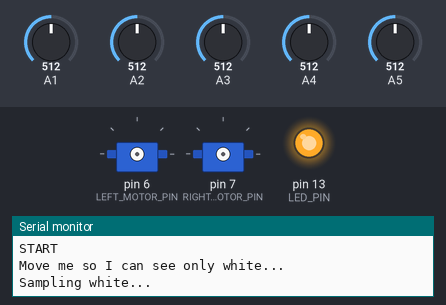
A sketch run on a simulated Arduino Uno, built with avr-gcc and run on an emulated ATmega328P. Shown: 2 × servo, output pins drawn as LEDs (lit = HIGH), the last lines printed to the serial monitor. The inputs (shaded band) are chosen by the test bench; at power-on: A1 = 512, A2 = 512, A3 = 512, A4 = 512, A5 = 512.

Above: at 3.1 s.
At 13.1 s:
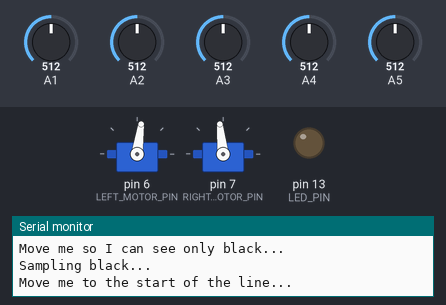
Timing chart, 0 to 14.6 s (numbered marks = the images above):
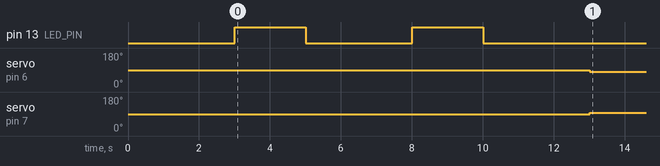

Measured:
- by itself, servo on pin 6 (LEFT_MOTOR_PIN): 89° → 82° at 13.0 s
- by itself, servo on pin 7 (RIGHT_MOTOR_PIN): 89° → 96° at 13.0 s

The sketch:

CanDo2.ino
```cpp
// (licence header left out)
//------------------------------------------------------------------------------
// DEFINES - giving human-readable names to constants
//------------------------------------------------------------------------------


// Change this to 0,1, or 2.  Each produces more output than the one before.
// All output is in the Arduino Serial Window
#define VERBOSE      (1)


// The value at which each servo does not move.
// This must be tuned to your individual servo.
#define LEFT_NO_MOVE  (89)
#define RIGHT_NO_MOVE (89)

#define FORWARD_SPEED (7)
#define TURN_SPEED    (5)

#define NUM_EYES      (5)
#define EYE_FAR_LEFT  (0)
#define EYE_LEFT      (1)
#define EYE_MIDDLE    (2)
#define EYE_RIGHT     (3)
#define EYE_FAR_RIGHT (4)

#define LEFT_MOTOR_PIN  (6)
#define RIGHT_MOTOR_PIN (7)
#define LED_PIN         (13)

#define WAIT_TIME   (3000)


//------------------------------------------------------------------------------
// INCLUDES - use free code given to us by Arduino ppl
//------------------------------------------------------------------------------


#include <Servo.h>


//------------------------------------------------------------------------------
// GLOBALS - variables used all over the program
//------------------------------------------------------------------------------


Servo left, right;

int inputs[NUM_EYES];
long avg_white[NUM_EYES];
long avg_black[NUM_EYES];
long cutoff[NUM_EYES];


//------------------------------------------------------------------------------
// METHODS
//------------------------------------------------------------------------------


void setup() {
  int i;

  // open comms
  Serial.begin(57600);
  Serial.println(F("START"));
  pinMode(LED_PIN,OUTPUT);

  // the lighting conditions are different in every room.
  // when the robot turns on, give the user 3 seconds to
  // put the robot's eyes over the white surface and study
  // what white looks like in this light for one second.
  // The LED will turn on while it is studying.
  study_white();

  // After that, give the user 3 seconds to
  // put the robot's eyes over the black surface and study
  // what white looks like in this light for one second.
  // The LED will turn on while it is studying.
  study_black();

  // now that the robot knows what white and black looks like,
  // we can explain the difference.  This takes almost no time.
  learn_difference();

  setup_wheels();

  // Give the user another 3 seconds to put the robot at
  // the start of the line.
#if VERBOSE > 0
  Serial.println(F("Move me to the start of the line..."));
#endif
  wait(3000);  // give user a moment to place robot
}


//------------------------------------------------------------------------------
void setup_wheels() {
  // attach servos
  left.attach(LEFT_MOTOR_PIN);
  right.attach(RIGHT_MOTOR_PIN);

  // make sure we aren't moving.
  steer(0,0);
}


//------------------------------------------------------------------------------
// average the color white that each eye sees during the next 2 seconds.
void study_white() {
  int i;

#if VERBOSE > 0
  Serial.println(F("Move me so I can see only white..."));
#endif
  wait(WAIT_TIME);  // give user a moment to place robot

  digitalWrite(LED_PIN,HIGH);  // turn on light

#if VERBOSE > 0
  Serial.println(F("Sampling white..."));
#endif
  memset(avg_white,0,sizeof(int)*NUM_EYES);
  int samples=0;
  long start=millis();
  while(millis()-start < 2000) {
    look();
    samples++;
    for(i=0;i<NUM_EYES;++i) {
      avg_white[i]+=inputs[i];
    }
    delay(5);
  }


  // average = sum / number of samples
#if VERBOSE > 1
  Serial.print(samples);
  Serial.println(F(" white samples: "));
#endif
  for(i=0;i<NUM_EYES;++i) {
    avg_white[i] = (float)avg_white[i] / (float)samples;
#if VERBOSE > 1
  Serial.print(avg_white[i]);
  Serial.print('\t');
#endif
  }
#if VERBOSE > 1
  Serial.print('\n');
#endif

  digitalWrite(LED_PIN,LOW);  // turn off light
}


//------------------------------------------------------------------------------
void study_black() {
  int i;

#if VERBOSE > 0
  Serial.println(F("Move me so I can see only black..."));
#endif
  wait(WAIT_TIME);  // give user a moment to place robot

  digitalWrite(LED_PIN,HIGH);  // turn on light

#if VERBOSE > 0
  Serial.println(F("Sampling black..."));
#endif
  memset(avg_black,0,sizeof(int)*NUM_EYES);
  int samples=0;
  long start=millis();
  while(millis()-start < 2000) {
    look();
    samples++;
    for(i=0;i<NUM_EYES;++i) {
      avg_black[i]+=inputs[i];
    }
    delay(5);
  }

  // average = sum / number of samples
#if VERBOSE > 1
  Serial.print(samples);
  Serial.println(F(" black samples: "));
#endif
  for(i=0;i<NUM_EYES;++i) {
    avg_black[i] = (float)avg_black[i] / (float)samples;
#if VERBOSE > 1
  Serial.print(avg_black[i]);
  Serial.print('\t');
#endif
  }
#if VERBOSE > 1
  Serial.print('\n');
#endif

  digitalWrite(LED_PIN,LOW);  // turn off light
}


//------------------------------------------------------------------------------
void learn_difference() {
  int i;

#if VERBOSE > 1
  Serial.println(F("cutoff: "));
#endif
  for(i=0;i<NUM_EYES;++i) {
    cutoff[i] = ( avg_white[i] + avg_black[i] ) / 2.0f;
#if VERBOSE > 1
  Serial.print(avg_black[i]);
  Serial.print('\t');
#endif
  }
#if VERBOSE > 1
  Serial.print('\n');
#endif
}


//------------------------------------------------------------------------------
void loop() {
  follow();
}


//------------------------------------------------------------------------------
void look() {
  int i;
  for(i=0;i<NUM_EYES;++i) {
    inputs[i] = analogRead(A1+i);
#if VERBOSE > 2
    Serial.print(inputs[i]);
    Serial.print('\t');
#endif
  }
#if VERBOSE > 2
  Serial.print('\n');
#endif
}


//------------------------------------------------------------------------------
void steer(float forward,float turn) {
  int a = LEFT_NO_MOVE - forward + turn;
  int b = RIGHT_NO_MOVE + forward + turn;

  if(a<10) a=10;  if(a>170) a=170;
  if(b<10) b=10;  if(b>170) b=170;

  left.write(a);
  right.write(b);
}


//------------------------------------------------------------------------------
void wait(int ms) {
  // give user a chance to place robot on white
  long start=millis();
  while(millis()-start < ms) {
    delay(5);
  }
}


//------------------------------------------------------------------------------
char eye_sees_white(int i) {
  return inputs[i] > cutoff[i];
}


//------------------------------------------------------------------------------
char eye_sees_black(int i) {
  return inputs[i] < cutoff[i];
}


//------------------------------------------------------------------------------
char all_eyes_see_white() {
  int i;
  for(i=0;i<NUM_EYES;++i) {
    if(eye_sees_black(i)) return 0;  // eye doesn't see white, quit
  }

  return 1;
}


//------------------------------------------------------------------------------
char all_eyes_see_black() {
  int i;
  for(i=0;i<NUM_EYES;++i) {
    if(eye_sees_white(i)) return 0;  // eye doesn't see black, quit
  }

  return 1;
}


//------------------------------------------------------------------------------
void follow() {
  float forward, turn;

  look();

  /*if(all_eyes_see_white()) {
    // we have left the track!  back up!
    forward = -4;
    turn = 0;
  } elseif(all_eyes_see_black()) {
    // end of line.  stop!
    victory();
  } else*/ {
    // follow line
    // go forward...
    forward = FORWARD_SPEED;

    // ...and steer
    turn = 0;
    if(!eye_sees_white(EYE_LEFT) || !eye_sees_white(EYE_FAR_LEFT)) {
      // left eye sees
      turn+=TURN_SPEED;
    }
    if(!eye_sees_white(EYE_RIGHT) || !eye_sees_white(EYE_FAR_RIGHT)) {
      turn-=TURN_SPEED;
    }
  }

  steer(forward,turn);
}


//------------------------------------------------------------------------------
void victory() {
  steer(0,0);  // stop

  int state=HIGH;

  while(1) {
    wait(100);
    digitalWrite(LED_PIN,state);
    state = ( state == HIGH ) ? LOW : HIGH;
  }
}


/**
* This file is part of CanDo.
*
* CanDo is free software: you can redistribute it and/or modify
* it under the terms of the GNU General Public License as published by
* the Free Software Foundation, either version 3 of the License, or
* (at your option) any later version.
*
* CanDo is distributed in the hope that it will be useful,
* but WITHOUT ANY WARRANTY; without even the implied warranty of
* MERCHANTABILITY or FITNESS FOR A PARTICULAR PURPOSE. See the
* GNU General Public License for more details.
*
* You should have received a copy of the GNU General Public License
* along with Foobar. If not, see <http://www.gnu.org/licenses/>.
*/
```
